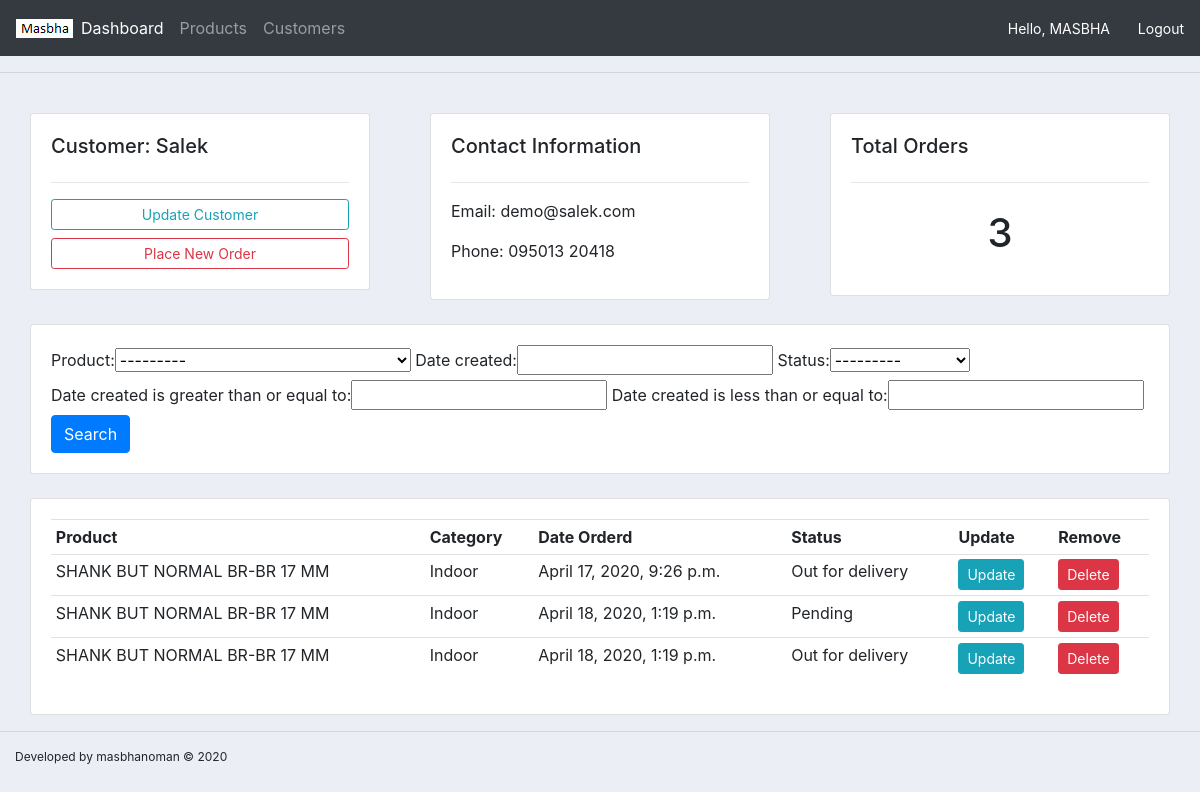
The app's page /customer/1/ (signed in), older data.
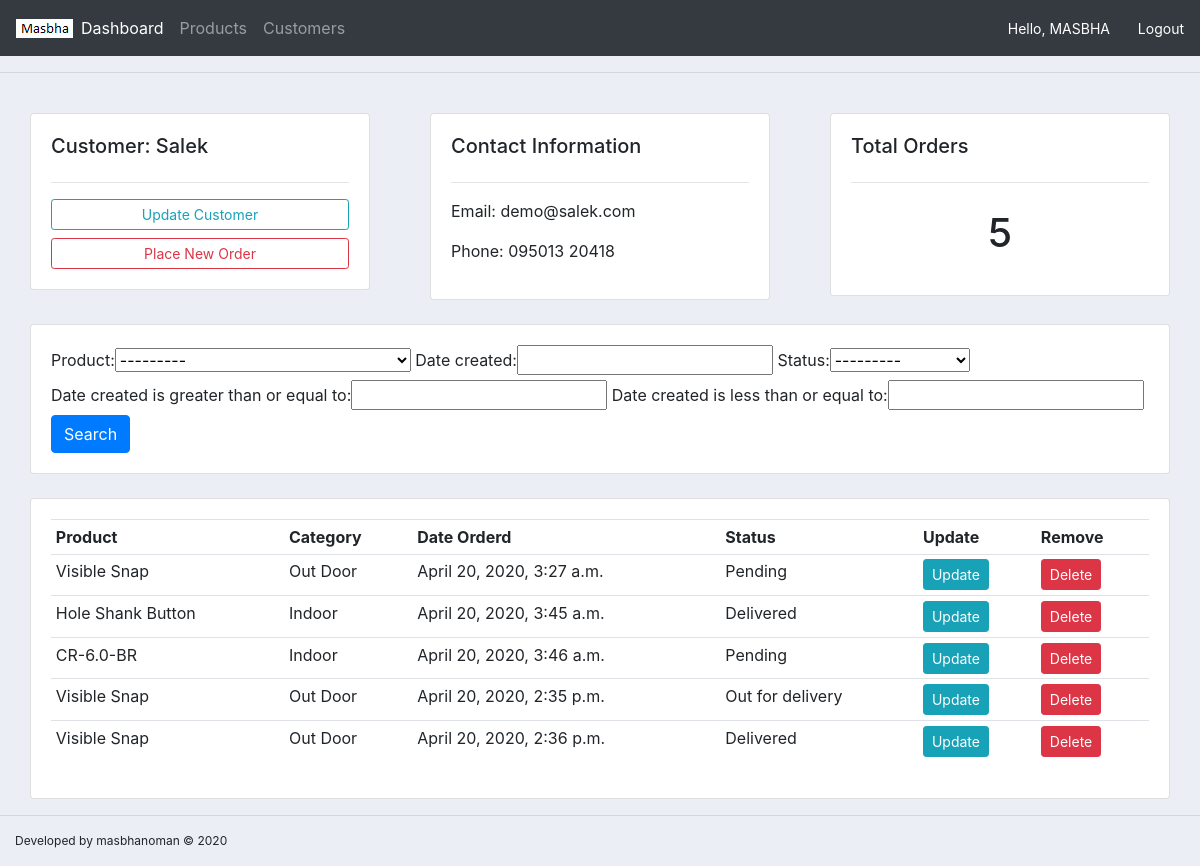
The same page, newer data.
### accounts/models.py (models this page shows, shortened)
class Order(models.Model):
	STATUS = [('Pending', 'Press'),
		('Out for delivery', 'Out for delivery'),
		('Delivered', 'Delivered'),
	]
	customer = models.ForeignKey(Customer, null = True, on_delete = models.SET_NULL)
	product = models.ForeignKey(Product, null = True, on_delete = models.SET_NULL)
	date_created = models.DateTimeField(auto_now_add = True, null=True)
	status = models.CharField(max_length = 200, null = True, choices = STATUS)

class Product(models.Model):
	CATEGORY = [('Indoor', 'Indoor'),
		('Out Door', 'Out Door'),
	]
	name = models.CharField(max_length = 200, null = True)
	price = models.FloatField(max_length = 200, null = True)
	category = models.CharField(max_length = 200, null = True, choices = CATEGORY)
	description = models.CharField(max_length = 200, null = True, blank=True)
	date_created = models.DateTimeField(auto_now_add = True, null=True)
	tags = models.ManyToManyField(Tag, null = True, blank=True)
	def __str__(self):
		return self.name

### accounts/views.py (the view)
# urls.py: path('customer/<str:customer_id>/', views.customer, name='customer_page'),
@login_required(login_url='login_page')
def customer(request,customer_id):
	customer = Customer.objects.get(id=customer_id)
	total_orders = customer.order_set.all().count()
	orders = customer.order_set.all()
	my_filter = OrderFilter(request.GET, queryset=orders)
	orders = my_filter.qs
	context = {'customer':customer, 'orders':orders, 'total_orders':total_orders, 'my_filter':my_filter}
	return render(request, 'accounts/customer.html', context)

### accounts/templates/accounts/customer.html
{% extends 'accounts/main.html' %}
{% block content %}
	<br>
<div class="row">
	<div class="col">
	<div class="col-md">
		<div class="card card-body">
			<h5>Customer: {{customer.name}}</h5>
			<hr>
			<a class="btn btn-outline-info  btn-sm btn-block" href="">Update Customer</a>
			<a class="btn btn-outline-danger  btn-sm btn-block" href="{% url 'create_order_page' customer.id %}">Place New Order</a>
		</div>
	</div>
	</div>
	<div class="col">
	<div class="col-md">
		<div class="card card-body">
			<h5>Contact Information</h5>
			<hr>
			<p>Email: {{customer.email}}</p>
			<p>Phone: {{customer.phone}}</p>
		</div>
	</div>
	</div>
	<div class="col">
	<div class="col-md">
		<div class="card card-body">
			<h5>Total Orders</h5>
			<hr>
			<h1 style="text-align: center;padding: 10px">{{total_orders}}</h1>
		</div>
	</div>
	</div>
</div>
<br>
<div class="row">
	<div class="col">
	<div class="col-md">
		<div class="card card-body">
			<form method="get">
			{{my_filter.form}}
		    <button class="btn btn-primary" type="submit">Search</button>
		  </form>
		</div>
	</div>
	</div>
</div>
<br>
<div class="row">
	<div class="col">
	<div class="col-md">
		<div class="card card-body">
			<table class="table table-sm">
				<tr>
					<th>Product</th>
					<th>Category</th>
					<th>Date Orderd</th>
					<th>Status</th>
					<th>Update</th>
					<th>Remove</th>
				</tr>
				{% for order in orders %}
				<tr>
					<td>{{order.product.name}}</td>
					<td>{{order.product.category}}</td>
					<td>{{order.date_created}}</td>
					<td>{{order.status}}</td>
					<td><a class="btn btn-sm btn-info" href="{% url 'update_order_page' order.id %}">Update</a></td>
						<td><a class="btn btn-sm btn-danger" href="{% url 'delete_order_page' order.id %}">Delete</a></td>
				</tr>
				{% endfor %}
			</table>
		</div>
	</div>
	</div>
</div>
{% endblock %}

Row changes from the older to the newer data that the page shows:
removed Order: product.name "SHANK BUT NORMAL BR-BR 17 MM", product.category "Indoor", date_created "April 17, 2020, 9:26 p.m.", status "Out for delivery"
removed Order: product.name "SHANK BUT NORMAL BR-BR 17 MM", product.category "Indoor", date_created "April 18, 2020, 1:19 p.m.", status "Pending"
removed Order: product.name "SHANK BUT NORMAL BR-BR 17 MM", product.category "Indoor", date_created "April 18, 2020, 1:19 p.m.", status "Out for delivery"
added Order: product.name "Visible Snap", product.category "Out Door", date_created "April 20, 2020, 3:27 a.m.", status "Pending"
added Order: product.name "Hole Shank Button", product.category "Indoor", date_created "April 20, 2020, 3:45 a.m.", status "Delivered"
added Order: product.name "CR-6.0-BR", product.category "Indoor", date_created "April 20, 2020, 3:46 a.m.", status "Pending"
added Order: product.name "Visible Snap", product.category "Out Door", date_created "April 20, 2020, 2:35 p.m.", status "Out for delivery"
added Order: product.name "Visible Snap", product.category "Out Door", date_created "April 20, 2020, 2:36 p.m.", status "Delivered"
Text that changed along with them:
{{ total_orders }}: "3" → "5"
